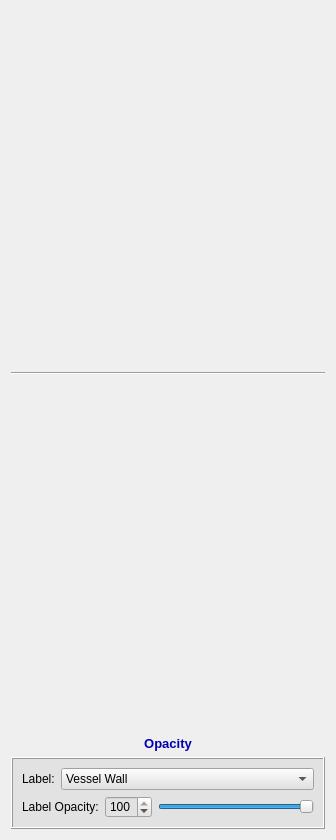
<?xml version="1.0" encoding="UTF-8"?>
<ui version="4.0">
 <class>ModuleWidget</class>
 <widget class="QWidget" name="ModuleWidget">
  <property name="geometry">
   <rect>
    <x>0</x>
    <y>0</y>
    <width>336</width>
    <height>840</height>
   </rect>
  </property>
  <property name="sizePolicy">
   <sizepolicy hsizetype="Minimum" vsizetype="Expanding">
    <horstretch>0</horstretch>
    <verstretch>0</verstretch>
   </sizepolicy>
  </property>
  <property name="minimumSize">
   <size>
    <width>300</width>
    <height>0</height>
   </size>
  </property>
  <property name="font">
   <font>
    <family>Arial</family>
   </font>
  </property>
  <property name="windowTitle">
   <string>Widget</string>
  </property>
  <layout class="QVBoxLayout" name="verticalLayout_2">
   <item>
    <widget class="QStackedWidget" name="styleStackedWidget">
     <property name="currentIndex">
      <number>-1</number>
     </property>
    </widget>
   </item>
   <item>
    <widget class="Line" name="line_2">
     <property name="orientation">
      <enum>Qt::Horizontal</enum>
     </property>
    </widget>
   </item>
   <item>
    <spacer name="verticalSpacer">
     <property name="orientation">
      <enum>Qt::Vertical</enum>
     </property>
     <property name="sizeHint" stdset="0">
      <size>
       <width>20</width>
       <height>40</height>
      </size>
     </property>
    </spacer>
   </item>
   <item>
    <widget class="QLabel" name="label_14">
     <property name="font">
      <font>
       <pointsize>11</pointsize>
       <weight>75</weight>
       <bold>true</bold>
      </font>
     </property>
     <property name="text">
      <string>&lt;html&gt;&lt;head/&gt;&lt;body&gt;&lt;p&gt;&lt;span style=&quot; font-size:10pt; color:#0000b3;&quot;&gt;Opacity&lt;/span&gt;&lt;/p&gt;&lt;/body&gt;&lt;/html&gt;</string>
     </property>
     <property name="alignment">
      <set>Qt::AlignCenter</set>
     </property>
    </widget>
   </item>
   <item>
    <widget class="QFrame" name="frame_4">
     <property name="minimumSize">
      <size>
       <width>0</width>
       <height>0</height>
      </size>
     </property>
     <property name="styleSheet">
      <string notr="true">background-color: rgb(226, 226, 226)</string>
     </property>
     <property name="frameShape">
      <enum>QFrame::Box</enum>
     </property>
     <property name="frameShadow">
      <enum>QFrame::Raised</enum>
     </property>
     <layout class="QVBoxLayout" name="verticalLayout">
      <item>
       <layout class="QHBoxLayout" name="horizontalLayout_6">
        <item>
         <widget class="QLabel" name="activeLabelLabel">
          <property name="font">
           <font>
            <family>Arial</family>
           </font>
          </property>
          <property name="text">
           <string>Label:</string>
          </property>
         </widget>
        </item>
        <item>
         <widget class="QComboBox" name="labelComboBox">
          <property name="sizePolicy">
           <sizepolicy hsizetype="Expanding" vsizetype="Fixed">
            <horstretch>0</horstretch>
            <verstretch>0</verstretch>
           </sizepolicy>
          </property>
          <property name="font">
           <font>
            <family>Arial</family>
           </font>
          </property>
          <property name="iconSize">
           <size>
            <width>13</width>
            <height>13</height>
           </size>
          </property>
          <item>
           <property name="text">
            <string>Vessel Wall</string>
           </property>
           <property name="icon">
            <iconset resource="../Main/resources/IADE_Analyzer.qrc">
             <normaloff>:/icons/bluebox.png</normaloff>:/icons/bluebox.png</iconset>
           </property>
          </item>
          <item>
           <property name="text">
            <string>Lumen</string>
           </property>
           <property name="icon">
            <iconset resource="../Main/resources/IADE_Analyzer.qrc">
             <normaloff>:/icons/redbox.png</normaloff>:/icons/redbox.png</iconset>
           </property>
          </item>
         </widget>
        </item>
       </layout>
      </item>
      <item>
       <layout class="QHBoxLayout" name="horizontalLayout_5">
        <item>
         <widget class="QLabel" name="label_13">
          <property name="font">
           <font>
            <family>Arial</family>
           </font>
          </property>
          <property name="text">
           <string>Label Opacity:</string>
          </property>
         </widget>
        </item>
        <item>
         <widget class="QSpinBox" name="opacitySpinBox">
          <property name="maximum">
           <number>100</number>
          </property>
          <property name="value">
           <number>100</number>
          </property>
         </widget>
        </item>
        <item>
         <widget class="QSlider" name="opacitySlider">
          <property name="maximum">
           <number>100</number>
          </property>
          <property name="value">
           <number>100</number>
          </property>
          <property name="sliderPosition">
           <number>100</number>
          </property>
          <property name="orientation">
           <enum>Qt::Horizontal</enum>
          </property>
         </widget>
        </item>
       </layout>
      </item>
     </layout>
    </widget>
   </item>
  </layout>
 </widget>
 <resources>
  <include location="../Main/resources/IADE_Analyzer.qrc"/>
 </resources>
 <connections>
  <connection>
   <sender>opacitySpinBox</sender>
   <signal>valueChanged(int)</signal>
   <receiver>opacitySlider</receiver>
   <slot>setValue(int)</slot>
   <hints>
    <hint type="sourcelabel">
     <x>147</x>
     <y>816</y>
    </hint>
    <hint type="destinationlabel">
     <x>269</x>
     <y>818</y>
    </hint>
   </hints>
  </connection>
  <connection>
   <sender>opacitySlider</sender>
   <signal>valueChanged(int)</signal>
   <receiver>opacitySpinBox</receiver>
   <slot>setValue(int)</slot>
   <hints>
    <hint type="sourcelabel">
     <x>198</x>
     <y>814</y>
    </hint>
    <hint type="destinationlabel">
     <x>145</x>
     <y>816</y>
    </hint>
   </hints>
  </connection>
 </connections>
</ui>
